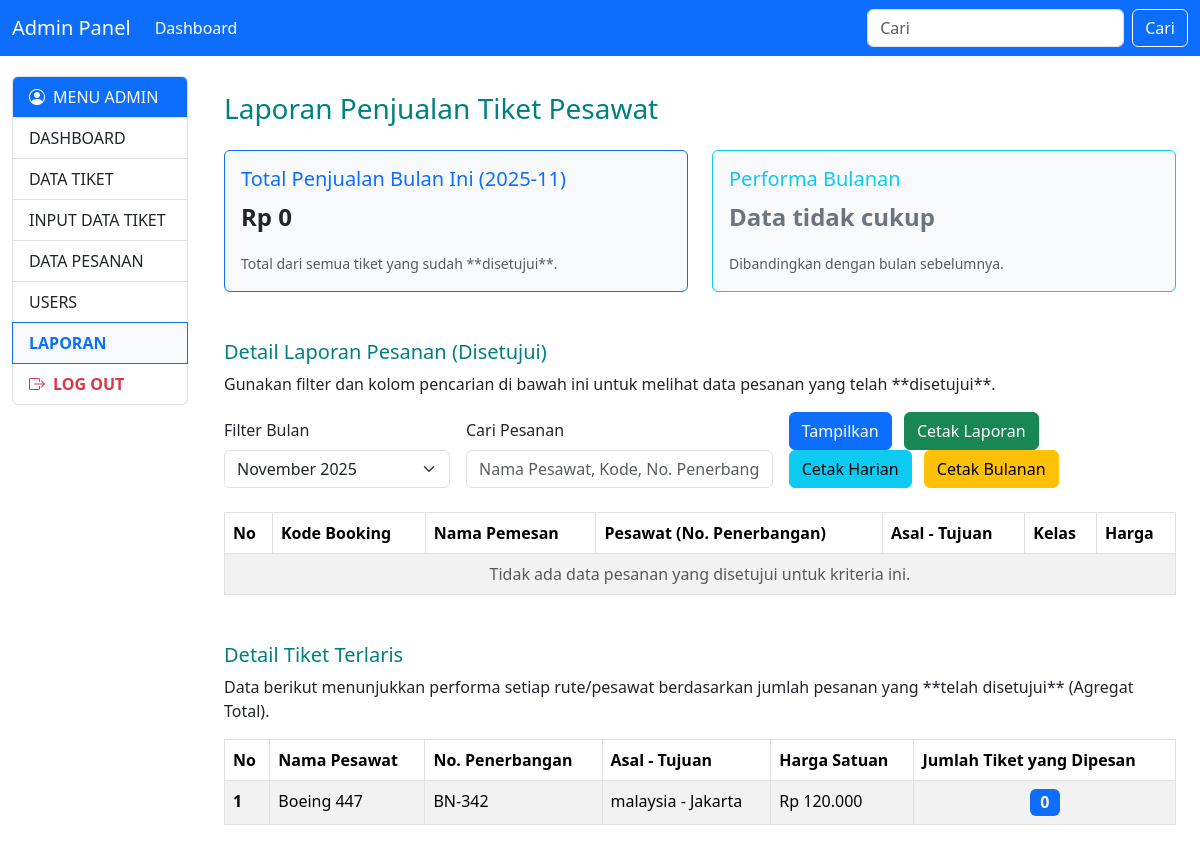
Page /admin?page=laporan (signed in) on the earlier database version.
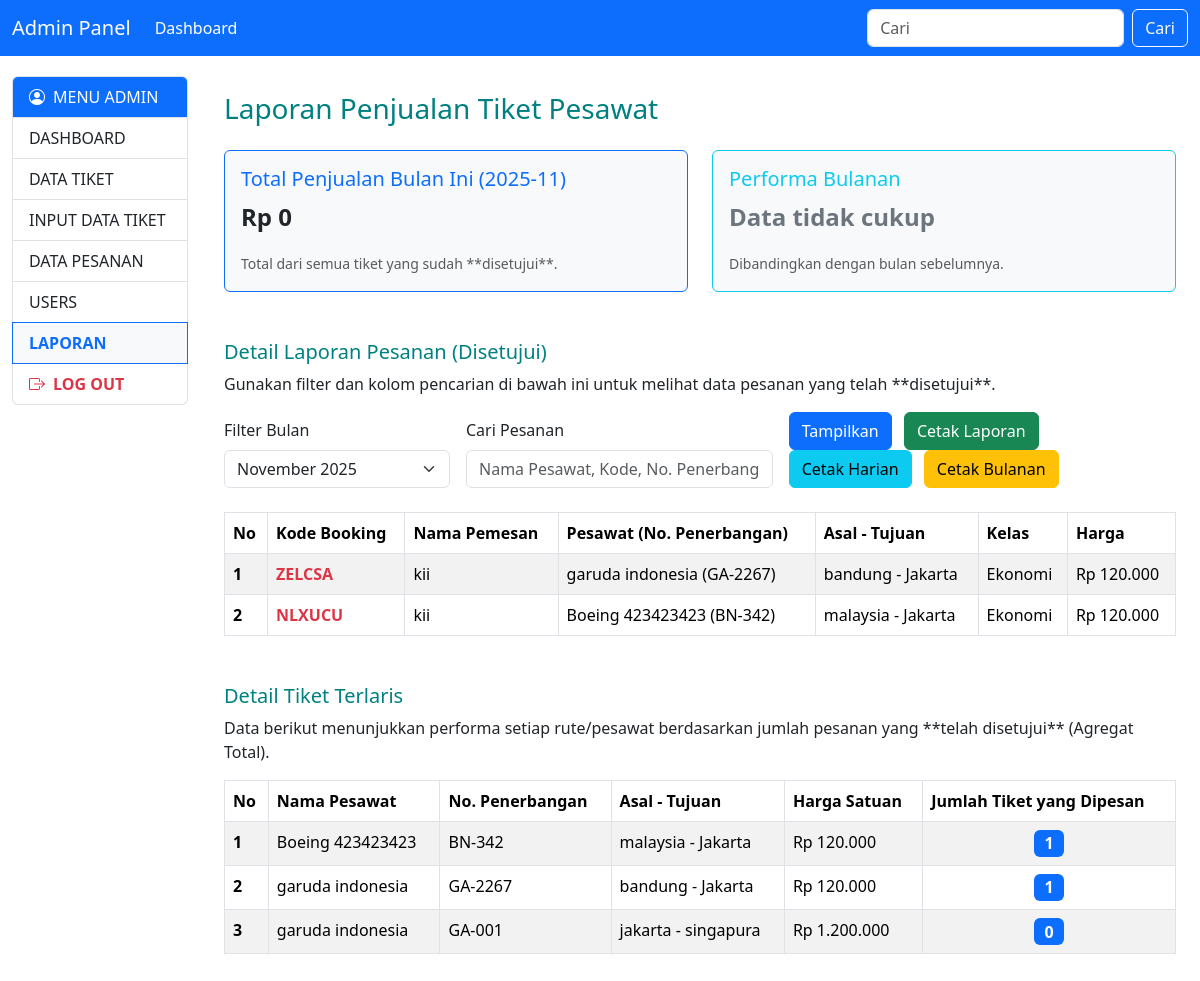
Same page on the later database version.
### tables this page shows
CREATE TABLE `bookings` (
  `id` int NOT NULL,
  `id_pesawat` int NOT NULL,
  `id_user` int NOT NULL,
  `kode` varchar(50) NOT NULL,
  `status` enum('disetujui','menunggu') NOT NULL,
  `kelas` enum('ekonomi','bisnis','first class') NOT NULL,
  `created_at` varchar(100) NOT NULL
);

CREATE TABLE `users` (
  `id` int NOT NULL,
  `nama` varchar(50) NOT NULL,
  `username` varchar(50) NOT NULL,
  `email` varchar(50) NOT NULL,
  `no_hp` varchar(50) NOT NULL,
  `jenis_kelamin` enum('Laki-laki','Perempuan') NOT NULL,
  `tanggal_lahir` date NOT NULL,
  `alamat` text NOT NULL,
  `password` varchar(100) NOT NULL,
  `role` enum('admin','user') NOT NULL DEFAULT 'user',
  `remember_token` varchar(100) DEFAULT NULL
);

CREATE TABLE `pesawat` (
  `id` int NOT NULL,
  `nama` varchar(50) NOT NULL,
  `no_penerbangan` varchar(50) NOT NULL,
  `asal` varchar(50) NOT NULL,
  `tujuan` varchar(50) NOT NULL,
  `waktu_berangkat` time DEFAULT NULL,
  `harga` decimal(12,2) NOT NULL,
  `created_at` timestamp NOT NULL DEFAULT CURRENT_TIMESTAMP,
  `updated_at` timestamp NOT NULL DEFAULT CURRENT_TIMESTAMP,
  `waktu_tiba` time DEFAULT NULL,
  `kursi_tersedia` int NOT NULL
);

### admin/laporan.php (the view, shortened to what this page needs)
<?php
include "../koneksi.php";
include "boot.php";
$search_keyword = $_GET['search'] ?? '';
$filter_month = $_GET['month'] ?? '';
$current_month = date('Y-m');
$where_clauses = ["k.status = 'disetujui'"];
$where_sql = count($where_clauses) > 0 ? "WHERE " . implode(' AND ', $where_clauses) : "";
$current_month_sales = 0;
$monthly_data = [];
$monthly_report_query = $mysql->query("
    SELECT
        DATE_FORMAT(k.created_at, '%Y-%m') AS bulan_tahun,
        SUM(CASE WHEN k.status = 'disetujui' THEN p.harga ELSE 0 END) AS total_penjualan
    FROM bookings k
    LEFT JOIN pesawat p ON k.id_pesawat = p.id
    WHERE k.created_at IS NOT NULL
    GROUP BY bulan_tahun
    ORDER BY bulan_tahun DESC
");
while ($row = $monthly_report_query->fetch_assoc()) {
    $monthly_data[] = $row;
}
if (count($monthly_data) > 0) {
    $current_month_sales = 0;
}
$performance_text = "Data tidak cukup";
$performance_class = "text-secondary";
$detail_report_sql = "
    SELECT
        k.id, k.kode, k.kelas, p.nama AS nama_pesawat, p.no_penerbangan, p.asal, p.tujuan, p.harga, u.nama AS nama_user
    FROM bookings k
    JOIN pesawat p ON k.id_pesawat = p.id
    JOIN users u ON k.id_user = u.id
    $where_sql
    ORDER BY k.id DESC
";
$stmt_detail = $mysql->prepare($detail_report_sql);
$stmt_detail->execute();
$tampil_laporan_pesanan = $stmt_detail->get_result();
$detail_query_sql = "
    SELECT
        p.nama AS nama_pesawat,
        p.no_penerbangan,
        p.asal,
        p.tujuan,
        p.harga,
        COUNT(k.id) AS total_pesanan
    FROM pesawat p
    LEFT JOIN bookings k ON p.id = k.id_pesawat AND k.status = 'disetujui'
    GROUP BY p.id
    ORDER BY total_pesanan DESC, p.nama ASC";
$tampil_terlaris = $mysql->query($detail_query_sql);
?>
<!DOCTYPE html>
<html lang="id">
<head>
</head>
<body>
    <div class="container-fluid mt-3">
        <h3 class="mb-4 header-color">Laporan Penjualan Tiket Pesawat</h3>
        <div class="row mb-4">
            <div class="col-md-6">
                <div class="card bg-light border-primary">
                    <div class="card-body">
                        <h5 class="card-title text-primary">Total Penjualan Bulan Ini (<?= $current_month ?>)</h5>
                        <p class="card-text fs-4 fw-bold">Rp <?= number_format($current_month_sales, 0, ',', '.') ?></p>
                        <small class="text-muted">Total dari semua tiket yang sudah **disetujui**.</small>
                    </div>
                </div>
            </div>
            <div class="col-md-6">
                <div class="card bg-light border-info">
                    <div class="card-body">
                        <h5 class="card-title text-info">Performa Bulanan</h5>
                        <p class="card-text fs-4 fw-bold <?= $performance_class ?>">
                            <?= $performance_text ?>
                        </p>
                        <small class="text-muted">Dibandingkan dengan bulan sebelumnya.</small>
                    </div>
                </div>
            </div>
        </div>
        <h5 class="mt-5 header-color">Detail Laporan Pesanan (Disetujui)</h5>
        <p>Gunakan filter dan kolom pencarian di bawah ini untuk melihat data pesanan yang telah **disetujui**.</p>
        <form class="row g-3 mb-4 align-items-end" method="GET" action="index.php">
            <div class="col-md-3">
                <label for="monthFilter" class="form-label">Filter Bulan</label>
                <select class="form-select" id="monthFilter" name="month">
                    <?php
                    $available_months_query = $mysql->query("SELECT DISTINCT DATE_FORMAT(k.created_at, '%Y-%m') AS available_month FROM bookings k ORDER BY available_month DESC");
                    while($m = $available_months_query->fetch_assoc()):
                        $selected = ($filter_month == $m['available_month']) ? 'selected' : '';
                        $display_month = date('F Y', strtotime($m['available_month'] . '-01'));
                    ?>
                        <option value="<?= $m['available_month'] ?>" <?= $selected ?>><?= $display_month ?></option>
                    <?php endwhile; ?>
                </select>
            </div>
            <div class="col-md-4">
                <label for="searchKeyword" class="form-label">Cari Pesanan</label>
                <input type="text" class="form-control" id="searchKeyword" name="search" placeholder="Nama Pesawat, Kode, No. Penerbangan, Asal/Tujuan..." value="<?= htmlspecialchars($search_keyword) ?>">
            </div>
            <div class="col-md-5">
                <button type="submit" class="btn btn-primary me-2">Tampilkan</button>
                <a href="print_laporan.php?print=true&<?= http_build_query(['search' => $search_keyword, 'month' => $filter_month]) ?>" class="btn btn-success me-2" target="_blank">Cetak Laporan</a>
                <a href="print_laporan.php?print=harian" class="btn btn-info me-2" target="_blank">Cetak Harian</a>
                <a href="print_laporan.php?print=bulanan&month=<?= empty($filter_month) ? $current_month : $filter_month ?>" class="btn btn-warning" target="_blank">Cetak Bulanan</a>
            </div>
        </form>
        <table class="table table-striped table-bordered">
            <thead class="table-custom-header">
                <tr>
                    <th scope="col">No</th>
                    <th scope="col">Kode Booking</th>
                    <th scope="col">Nama Pemesan</th>
                    <th scope="col">Pesawat (No. Penerbangan)</th>
                    <th scope="col">Asal - Tujuan</th>
                    <th scope="col">Kelas</th>
                    <th scope="col">Harga</th>
                </tr>
            </thead>
            <tbody>
                <?php
                $no = 0;
                if ($tampil_laporan_pesanan->num_rows > 0) {
                    while ($data = $tampil_laporan_pesanan->fetch_assoc()) {
                        $no++;
                ?>
                        <tr>
                            <th scope="row"><?= $no; ?></th>
                            <td class="fw-bold text-danger"><?= htmlspecialchars($data['kode']) ?></td>
                            <td><?= htmlspecialchars($data['nama_user']) ?></td>
                            <td><?= htmlspecialchars($data['nama_pesawat']) ?> (<?= htmlspecialchars($data['no_penerbangan']) ?>)</td>
                            <td><?= htmlspecialchars($data['asal']) ?> - <?= htmlspecialchars($data['tujuan']) ?></td>
                            <td><?= ucfirst(htmlspecialchars($data['kelas'])) ?></td>
                            <td>Rp <?= number_format($data['harga'], 0, ',', '.') ?></td>
                        </tr>
                    <?php }
                } else { ?>
                    <tr>
                        <td colspan="7" class="text-center text-muted">Tidak ada data pesanan yang disetujui untuk kriteria ini.</td>
                    </tr>
                <?php } ?>
            </tbody>
        </table>
        <h5 class="mt-5 header-color">Detail Tiket Terlaris</h5>
        <p>Data berikut menunjukkan performa setiap rute/pesawat berdasarkan jumlah pesanan yang **telah disetujui** (Agregat Total).</p>
        <table class="table table-striped table-bordered">
            <thead class="table-custom-header">
                <tr>
                    <th scope="col">No</th>
                    <th scope="col">Nama Pesawat</th>
                    <th scope="col">No. Penerbangan</th>
                    <th scope="col">Asal - Tujuan</th>
                    <th scope="col">Harga Satuan</th>
                    <th scope="col">Jumlah Tiket yang Dipesan</th>
                </tr>
            </thead>
            <tbody>
                <?php
                $no = 0;
                while ($data = $tampil_terlaris->fetch_assoc()) {
                    $no++;
                ?>
                        <tr>
                            <th scope="row"><?= $no; ?></th>
                            <td><?= htmlspecialchars($data['nama_pesawat']) ?></td>
                            <td><?= htmlspecialchars($data['no_penerbangan']) ?></td>
                            <td><?= htmlspecialchars($data['asal']) ?> - <?= htmlspecialchars($data['tujuan']) ?></td>
                            <td>Rp <?= number_format($data['harga'], 0, ',', '.') ?></td>
                            <td class="fw-bold text-center">
                                <span class="badge bg-primary fs-6"><?= number_format($data['total_pesanan'], 0, ',', '.') ?></span>
                            </td>
                        </tr>
                <?php } ?>
            </tbody>
        </table>
    </div>
</body>
</html>

### admin/index.php (shortened to what this page needs)
<?php
$page = isset($_GET['page']) ? $_GET['page'] : 'dashboard';
function get_include_file($page)
{
  switch ($page) {
    case 'laporan':
      return 'laporan.php';
  }
}
$include_file = get_include_file($page);
function is_active($currentPage, $targetPage)
{
  return $currentPage === $targetPage ? 'active bg-light' : '';
}
?>
<!doctype html>
<html lang="en">
<head>
  <link href="https://cdn.jsdelivr.net/npm/bootstrap@5.3.7/dist/css/bootstrap.min.css" rel="stylesheet">
  <link rel="stylesheet" href="https://cdn.jsdelivr.net/npm/bootstrap-icons@1.13.1/font/bootstrap-icons.min.css">
</head>
<body>
  <nav class="navbar navbar-expand-lg navbar-dark bg-primary">
    <div class="container-fluid">
      <a class="navbar-brand text-white" href="?page=dashboard">Admin Panel</a>
      <div class="collapse navbar-collapse" id="navbarSupportedContent">
        <ul class="navbar-nav me-auto mb-2 mb-lg-0">
          <li class="nav-item">
            <a class="nav-link text-white" aria-current="page" href="?page=dashboard">Dashboard</a>
          </li>
        </ul>
        <form class="d-flex" role="search" action="index.php" method="GET">
          <input class="form-control me-2" type="search" placeholder="Cari" aria-label="Search" name="cari" required />
          <button class="btn btn-outline-light" type="submit">Cari</button>
        </form>
      </div>
    </div>
  </nav>
  <div class="container-fluid">
    <div class="row">
      <div class="col-md-3 col-lg-2 sidebar">
        <ul class="list-group">
          <li class="list-group-item bg-primary text-white"><i class="bi bi-person-circle me-2"></i>MENU ADMIN</li>
          <a href="?page=dashboard" class="list-group-item list-group-item-action <?php echo is_active($page, 'dashboard'); ?>">DASHBOARD</a>
          <a href="?page=data" class="list-group-item list-group-item-action <?php echo is_active($page, 'data'); ?>">DATA TIKET</a>
          <a href="?page=input" class="list-group-item list-group-item-action <?php echo is_active($page, 'input'); ?>">INPUT DATA TIKET</a>
          <a href="?page=pesanan" class="list-group-item list-group-item-action <?php echo is_active($page, 'pesanan'); ?>">DATA PESANAN</a>
          <a href="?page=users" class="list-group-item list-group-item-action <?php echo is_active($page, 'users'); ?>">USERS</a>
          <a href="?page=laporan" class="list-group-item list-group-item-action <?php echo is_active($page, 'laporan'); ?>">LAPORAN</a>
          <a href="../login.php?logout=1" class="list-group-item list-group-item-action text-danger fw-bold">
            <i class="bi bi-box-arrow-right me-2"></i>LOG OUT
          </a>
        </ul>
      </div>
      <div class="col-md-9 col-lg-10 content-area">
        <?php
        if (file_exists($include_file)) {
          include $include_file;
        } else {
          include "dashboard.php";
        }
        ?>
      </div>
    </div>
  </div>
</body>
</html>

### admin/boot.php (shortened to what this page needs)
<!doctype html>
<html lang="en">
  <head>
    <link href="https://cdn.jsdelivr.net/npm/bootstrap@5.3.7/dist/css/bootstrap.min.css" rel="stylesheet">
  </head>
  <body>
    <link rel="stylesheet" href="https://cdn.jsdelivr.net/npm/bootstrap-icons@1.13.1/font/bootstrap-icons.min.css">
    <link rel="stylesheet" href="https://cdn.jsdelivr.net/npm/bootstrap-icons@1.13.1/font/bootstrap-icons.min.css">
    <link rel="stylesheet" href="https://cdn.jsdelivr.net/npm/bootstrap-icons@1.13.1/font/bootstrap-icons.min.css">
    <link rel="stylesheet" href="https://cdn.jsdelivr.net/npm/bootstrap-icons@1.13.1/font/bootstrap-icons.min.css">
    <link rel="stylesheet" href="https://cdn.jsdelivr.net/npm/bootstrap-icons@1.13.1/font/bootstrap-icons.min.css">
  </body>
</html>

### admin/index.php (style rules this page uses)
body { background-color: #f8f9fa; }
.sidebar { min-height: 100vh; background-color: #fff; padding-top: 20px; }
.list-group-item.active { color: #0d6efd !important; font-weight: bold; }
.content-area { padding: 20px; }

### admin/laporan.php (style rules this page uses)
.header-color { color: #008080 !important; }
.table-custom-header { background-color: #581845 !important; color: white; }

Differences in the rows shown:
added bookings: kode "ZELCSA", id_user.nama "kii", id_pesawat.nama "garuda indonesia", id_pesawat.no_penerbangan "GA-2267", id_pesawat.asal "bandung", id_pesawat.tujuan "Jakarta", kelas "Ekonomi", id_pesawat.harga "120.000"
added bookings: kode "NLXUCU", id_user.nama "kii", id_pesawat.nama "Boeing 423423423", id_pesawat.no_penerbangan "BN-342", id_pesawat.asal "malaysia", id_pesawat.tujuan "Jakarta", kelas "Ekonomi", id_pesawat.harga "120.000"
Other differences:
new list line: "1 Boeing 423423423 BN-342 malaysia - Jakarta Rp 120.000 1"
new list line: "2 garuda indonesia GA-2267 bandung - Jakarta Rp 120.000 1"
new list line: "3 garuda indonesia GA-001 jakarta - singapura Rp 1.200.000 0"
text no longer shown: "Tidak ada data pesanan yang disetujui untuk kriteria ini."
list line gone: "1 Boeing 447 BN-342 malaysia - Jakarta Rp 120.000 0"
